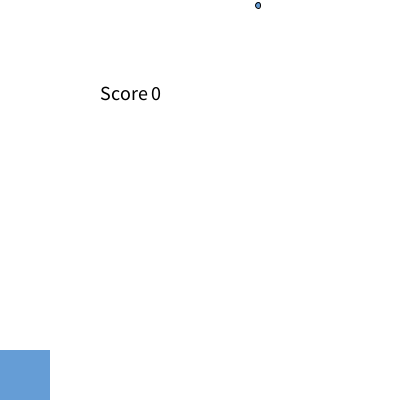
Frame 1 (no input)
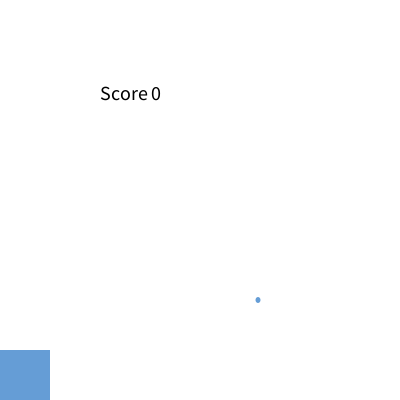
Frame 60 (the mouse pressed at the canvas centre just before this capture)
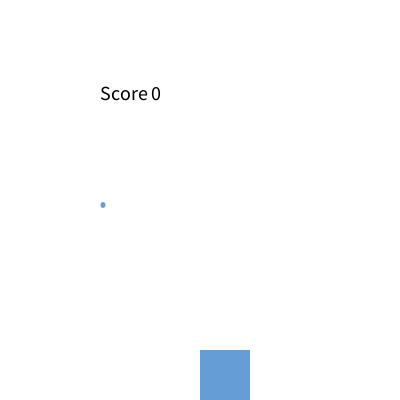
Frame 120 (the mouse held since frame 60 and released just before this capture)

The Processing sketch that drew these frames (run headless with seeded random() and noise(); from frame 60 on, the mouse is pressed at the canvas centre):

// Processing sketch: RainGame
// ── RainGame.pde
int y=5;
int ran;
int score=0;
void checkCatch(int x){
if (x > mouseX && x < mouseX+100)
      score++;
   else if (score > 0)
     score--;
println("Your score is now: " + score);
}

void setup(){
size(400, 400);
ran=(int) random(width);
} 

void draw(){
background(255, 255, 255);
fill(#659DD6); 
ellipse(ran, y, 5, 6);  //in draw method
noStroke();  //in draw 
y+=5;
if (y>=400){
y=5;
ran= (int) random(width);
}

rect(mouseX,350,50,50);

fill(0,0,0);
textSize(20);
text("Score " + score,100,100);

if(y>=height){
checkCatch(ran);
y=0;
ran=(int) random(width);
}
}
